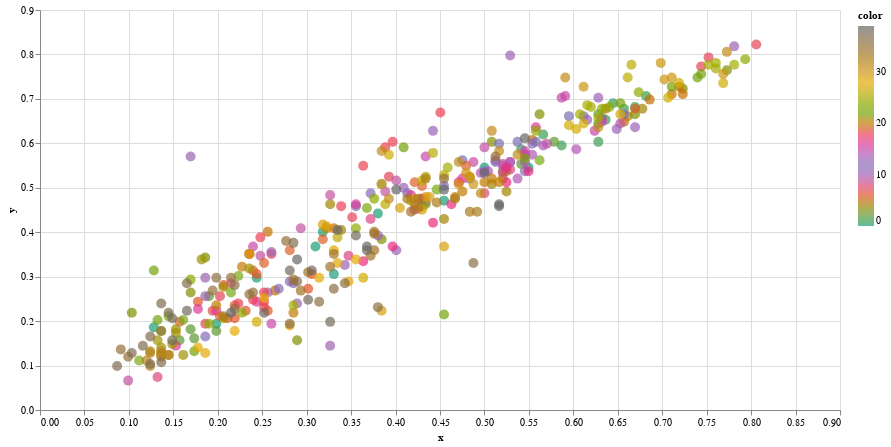

The notebook cell saved with this chart:
### Code cell
projector = LinearDiscriminantAnalysis(n_components=2)
faces_points = projector.fit_transform(faces_X,faces_y)
interactiveDraw(faces_X[:,0],faces_X[:,1],faces_y,faces_y)

### Figure 1 — Vega-Lite specification as saved in the notebook (floating-point values rounded to 4 significant figures; data arrays with more than 128 entries replaced by an {"elided": "..."} marker saying what was removed)
{"config": {"view": {"continuousWidth": 300, "continuousHeight": 300}}, "data": {"name": "data-1d71644973b3b70c19f92c0d77d74ca4"}, "mark": {"type": "circle", "size": 100}, "encoding": {"color": {"field": "color", "scale": {"scheme": "dark2"}, "type": "quantitative"}, "tooltip": [{"field": "label", "type": "quantitative"}], "x": {"field": "x", "type": "quantitative"}, "y": {"field": "y", "type": "quantitative"}}, "height": 400, "params": [{"name": "param_3", "select": {"type": "interval", "encodings": ["x", "y"]}, "bind": "scales"}], "width": 800, "$schema": "https://vega.github.io/schema/vega-lite/v5.20.1.json", "datasets": {"data-1d71644973b3b70c19f92c0d77d74ca4": {"elided": "400 records"}}}
